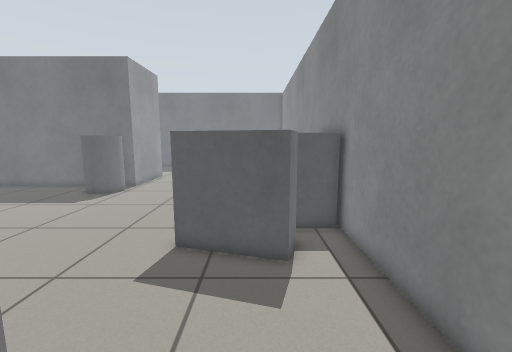
[1] (above)

20 first-person views from a walk through a robot-simulator world made for Gazebo. The camera is 0.93 m above the floor, tilts 8° down and sees 90° across. The floor is counted in squares, 0.25 m on a side. Each view is taken from the middle of a square. On the plan, view 1 faces up. The plan holds only what a view shows up to about 20 squares ahead; the rest is blank.

[2]
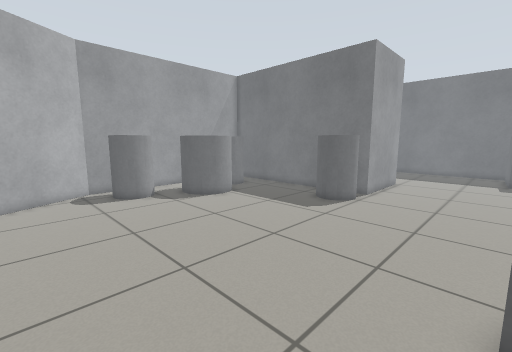

[3]
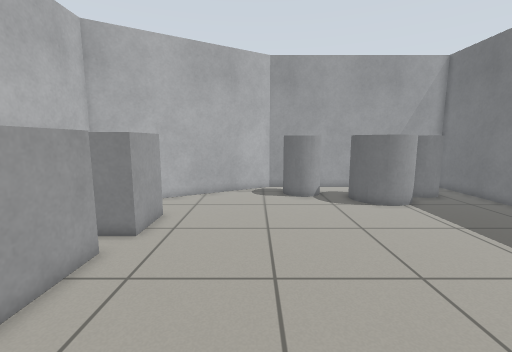

[4]
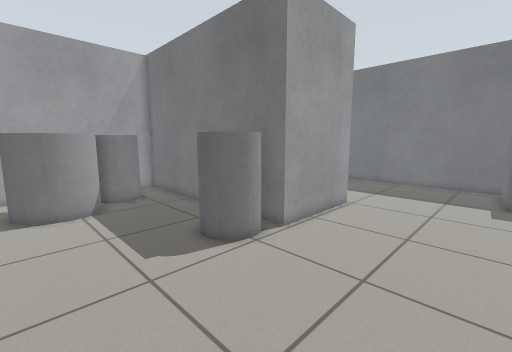

[5]
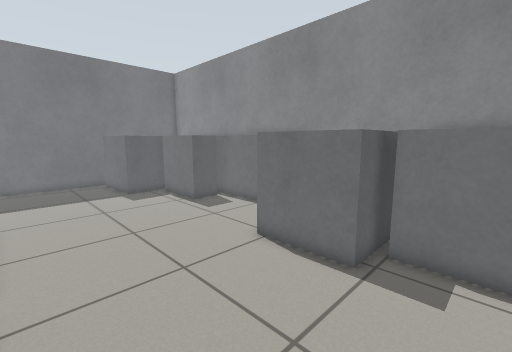

[6]
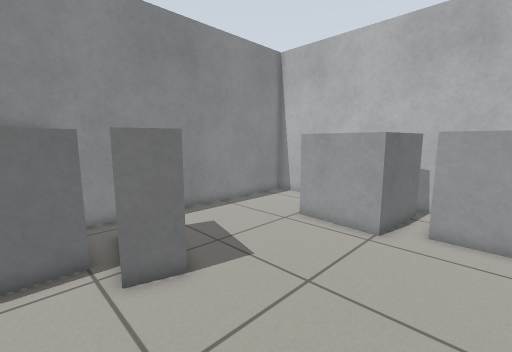

[7]
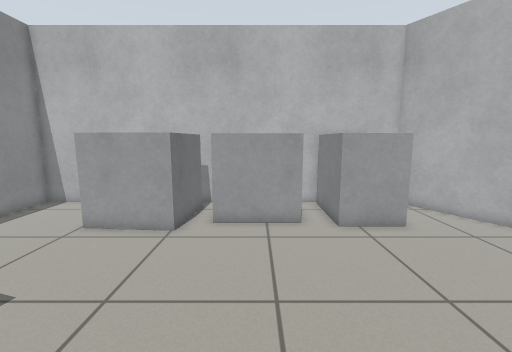

[8]
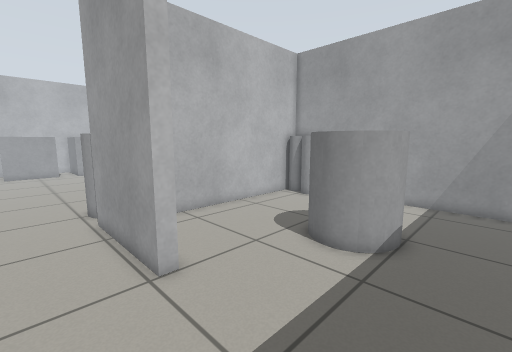

[9]
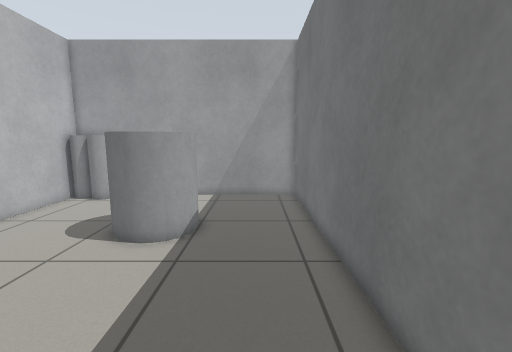

[10]
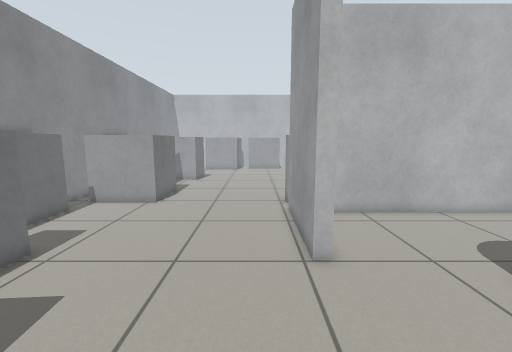

[11]
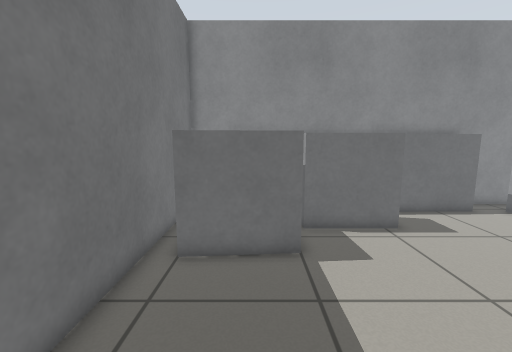

[12]
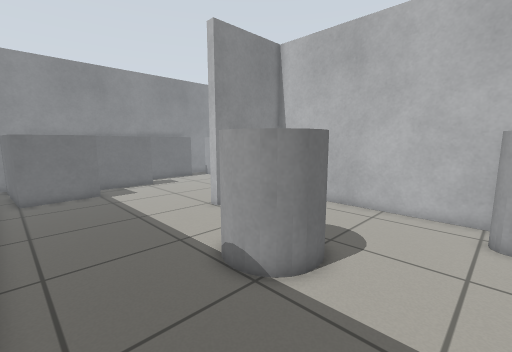

[13]
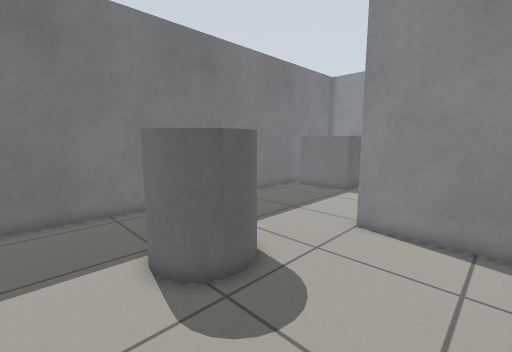

[14]
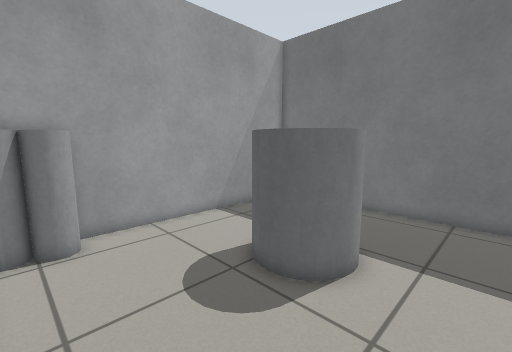

[15]
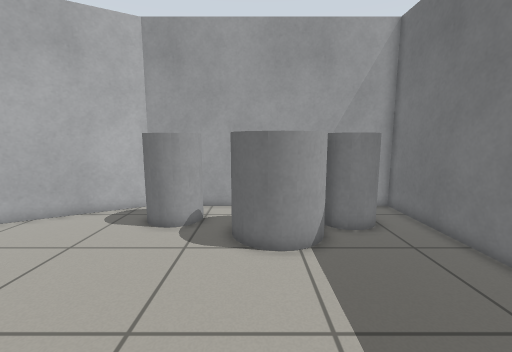

[16]
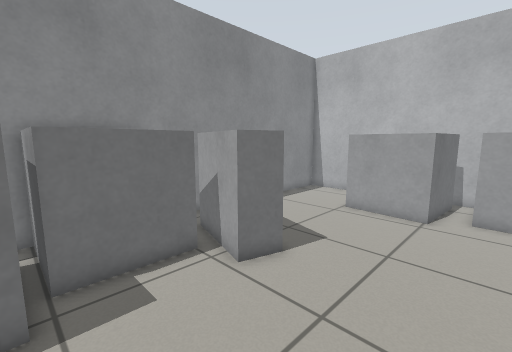

[17]
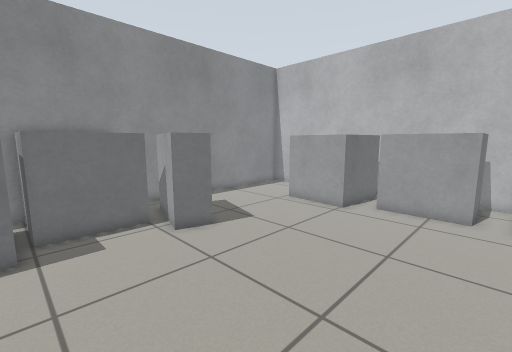

[18]
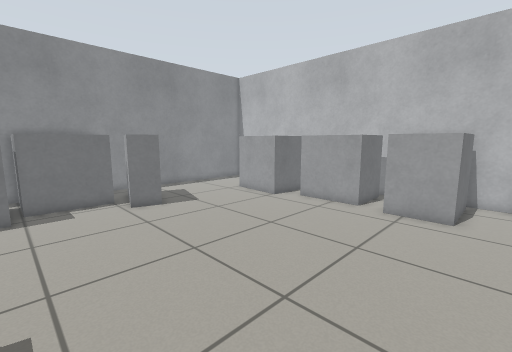

[19]
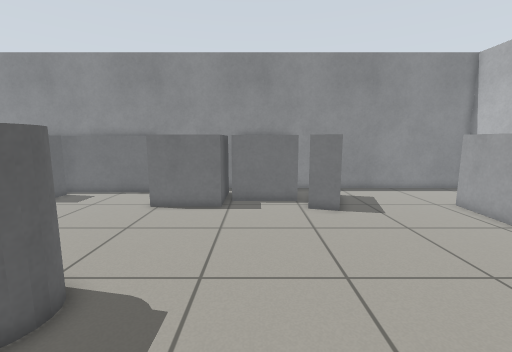

[20]
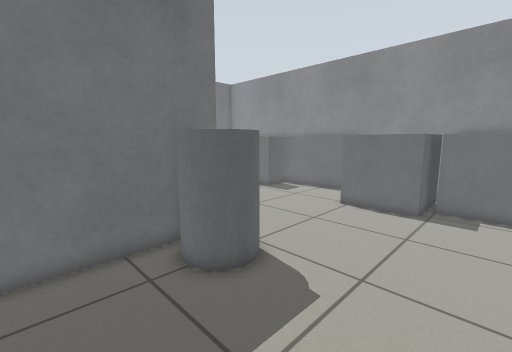

### Floor plan
Key: @ floor where view 1 was taken; # wall or solid block; . floor; C grey cylinder; B grey box.
Columns run from 23 left of view 1 to 4 right of it. Each row starts with its distance up from view 1.
 36 ##########################
 35 #.....................BBB#
 34 #...................BB
 33 #...................B      #
 32 #...................B      #
 31 #...................BBBB   #
 30 #....CCCC..............B   #
 29 #....C  C..............B   #
 28 #....CCCC..............B   #
 27 #.....CC...............B ###
 26 #............#.........BB###
 25 #............#...........###
 24 #C...........#...........###
 23 #C...........#...........###
 22 CC...........#...........###
 21 ##############...........###
 20 #........... ..............#
 19 #..........C C.......BBBBB.#
 18 #  C.......CCC.......B    .#
 17 #  CC.......C........B     #
 16 #  CC................B     #
 15 #    C...............BBBBB.#
 14 #     C................BBBB#
 13 #.   CC................B   #
 12 #..CCC.................B   #
 11 #.....................BB BB#
 10 # CC.................BB....#
  9 #  C................BB BB..#
  8 #.CC.................BBBB..#
  7 #..........................#
  6 #..........................#
  5 ##.........................#
  4  ##........................#
  3   #........................#
  2   ##..............BBB......#
  1    #....BBB.BBBBBB   B.....#
  0    ##...B B.B    B    .@...#
 -1     #...B B.B    B     ....#
 -2     ##..B B.B    B     ....#
 -3      #######################

Where each view was taken, in squares from view 1:
view 1: 0 up, 0 right, facing up
view 2: 3 up, 3 left, facing up-left
view 3: 6 up, 3 left, facing left
view 4: 12 up, 3 left, facing up-left
view 5: 12 up, 9 left, facing up-right
view 6: 12 up, 9 left, facing down-right
view 7: 12 up, 9 left, facing down
view 8: 33 up, 7 left, facing down-left
view 9: 33 up, 6 left, facing left
view 10: 34 up, 8 left, facing down
view 11: 32 up, 11 left, facing right
view 12: 35 up, 22 left, facing down-right
view 13: 22 up, 21 left, facing up-right
view 14: 22 up, 12 left, facing up-left
view 15: 13 up, 9 left, facing left
view 16: 15 up, 8 left, facing down-right
view 17: 15 up, 12 left, facing down-right
view 18: 15 up, 17 left, facing down-right
view 19: 13 up, 16 left, facing right
view 20: 12 up, 16 left, facing up-right
